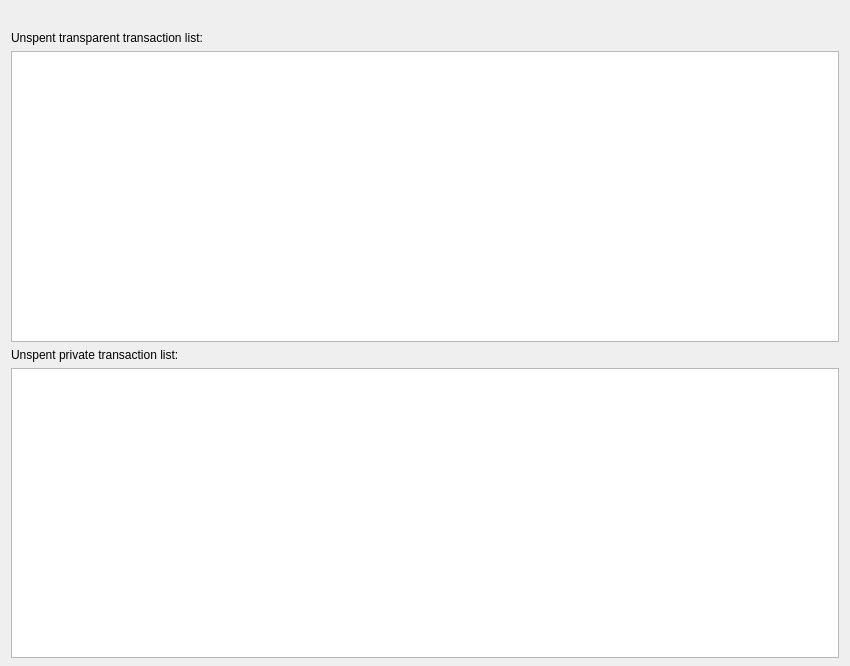
<?xml version="1.0" encoding="UTF-8"?>
<ui version="4.0">
 <class>UnspentPage</class>
 <widget class="QDialog" name="UnspentPage">
  <property name="geometry">
   <rect>
    <x>0</x>
    <y>0</y>
    <width>850</width>
    <height>666</height>
   </rect>
  </property>
  <property name="windowTitle">
   <string>Send Coins</string>
  </property>
  <layout class="QVBoxLayout" name="verticalLayout" stretch="0,0,0,0,0">
   <property name="bottomMargin">
    <number>8</number>
   </property>
   <item>
    <widget class="QLabel" name="labelLogo">
     <property name="text">
      <string/>
     </property>
     <property name="pixmap">
      <pixmap resource="../bitcoin.qrc">:/images/logo</pixmap>
     </property>
     <property name="margin">
      <number>10</number>
     </property>
    </widget>
   </item>
   <item>
    <widget class="QLabel" name="labelExplanation_1">
     <property name="text">
      <string>Unspent transparent transaction list:</string>
     </property>
     <property name="textFormat">
      <enum>Qt::PlainText</enum>
     </property>
     <property name="wordWrap">
      <bool>true</bool>
     </property>
    </widget>
   </item>
   <item>
    <widget class="QTableView" name="tableViewT">
     <property name="contextMenuPolicy">
      <enum>Qt::CustomContextMenu</enum>
     </property>
     <property name="toolTip">
      <string/>
     </property>
     <property name="tabKeyNavigation">
      <bool>false</bool>
     </property>
     <property name="alternatingRowColors">
      <bool>true</bool>
     </property>
     <property name="selectionMode">
      <enum>QAbstractItemView::SingleSelection</enum>
     </property>
     <property name="selectionBehavior">
      <enum>QAbstractItemView::SelectRows</enum>
     </property>
     <property name="sortingEnabled">
      <bool>true</bool>
     </property>
     <attribute name="verticalHeaderVisible">
      <bool>false</bool>
     </attribute>
    </widget>
   </item>
   <item>
    <widget class="QLabel" name="labelExplanation_2">
     <property name="text">
      <string>Unspent private transaction list:</string>
     </property>
     <property name="textFormat">
      <enum>Qt::PlainText</enum>
     </property>
     <property name="wordWrap">
      <bool>true</bool>
     </property>
    </widget>
   </item>
   <item>
    <widget class="QTableView" name="tableViewZ">
     <property name="contextMenuPolicy">
      <enum>Qt::CustomContextMenu</enum>
     </property>
     <property name="toolTip">
      <string/>
     </property>
     <property name="tabKeyNavigation">
      <bool>false</bool>
     </property>
     <property name="alternatingRowColors">
      <bool>true</bool>
     </property>
     <property name="selectionMode">
      <enum>QAbstractItemView::SingleSelection</enum>
     </property>
     <property name="selectionBehavior">
      <enum>QAbstractItemView::SelectRows</enum>
     </property>
     <property name="sortingEnabled">
      <bool>true</bool>
     </property>
     <attribute name="verticalHeaderVisible">
      <bool>false</bool>
     </attribute>
    </widget>
   </item>
  </layout>
 </widget>
 <resources>
  <include location="../bitcoin.qrc"/>
 </resources>
 <connections/>
</ui>
